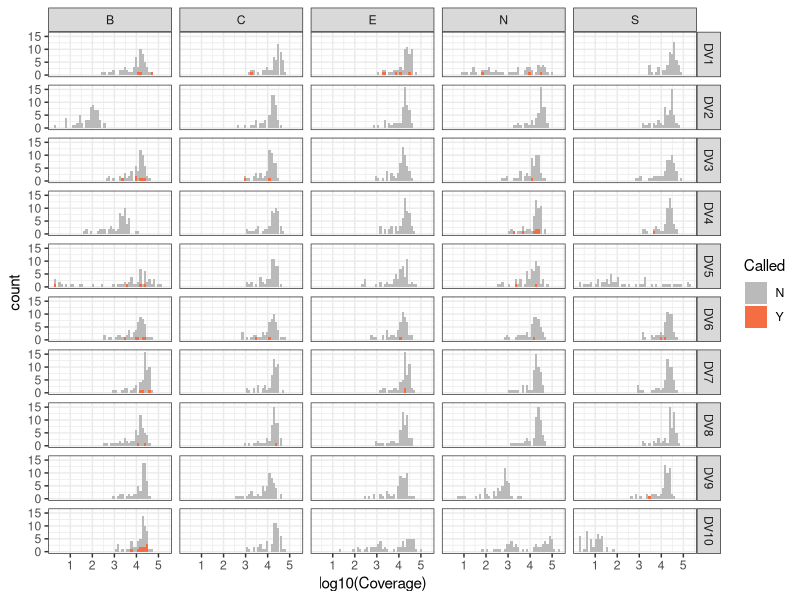

Write R code to recreate this figure. (Note: this script raises an error after producing the figure.)
options(stringsAsFactors=F)

library(tidyr)
library(ggplot2)
library(plyr)
library(scales)
library(ggpubr)
library(cowplot)

#Load candidates info and ultra deep amplicon seq counts
CandidatesInfo<-read.delim2("data/PD_SomaticCandidates_Info.txt")
readCountsAmplicons<-read.delim2("data/candidates_ampliconReadCounts.txt",header=F)

#### Amplicon coverage ####

#Order both by tier and position, remove positions from read counts
CandidatesInfo<-CandidatesInfo[order(CandidatesInfo$Tier,CandidatesInfo$Chr,CandidatesInfo$Pos),]
readCountsAmplicons<-readCountsAmplicons[match(CandidatesInfo$Pos,readCountsAmplicons$V2),-c(1,2)]

#Create tissue, inds, sample, nucleotide vectors
tissues<-c("B","C","E","N","S")
inds<-paste("DV",seq(1,10),sep="")
samples<-unlist(lapply(inds, function(x) paste(x,tissues,sep="")))
colnames(readCountsAmplicons)<-samples
nucleotides<-c("A","C","G","T")

#List per candidate, DF of sample vs nucleotide counts
readCountsList<-list()
for (row in 1:nrow(readCountsAmplicons)){
  df<-list()
  for (j in 1:ncol(readCountsAmplicons)){
    df[[j]]<-do.call(cbind.data.frame,lapply(strsplit(readCountsAmplicons[row,j],",")[[1]], function(x) 
      as.numeric(x)))
    colnames(df[[j]])<-nucleotides}
  readCountsList[[row]]<-do.call(rbind.data.frame,df)
  rownames(readCountsList[[row]])<-samples
}

#Calculate alt VAF and collapse in one DF
VAF<-do.call(cbind.data.frame,lapply(1:nrow(CandidatesInfo), function(variant)
  sapply(1:nrow(readCountsList[[variant]]), function(row) 
    readCountsList[[variant]][row,CandidatesInfo$Alt[variant]]/sum(readCountsList[[variant]][row,])*100)))
colnames(VAF)<-1:ncol(VAF)
VAF<-cbind.data.frame(gather(VAF,Variant,VAF),Sample=factor(samples,levels=samples,ordered=T))

#Add variant called for sample (Y/N) in exome data
calledInfo<-list()
for (variant in 1:nrow(CandidatesInfo)){
called<-rep("N",50)
called[which(samples%in%strsplit(CandidatesInfo$Samples[variant],",")[[1]])]<-"Y"
calledInfo[[variant]]<-called
}
VAF<-cbind.data.frame(VAF,Called=unlist(calledInfo))

#Add total coverage
VAF<-cbind.data.frame(VAF, Coverage=unlist(lapply(readCountsList, function(x) apply(x,1,sum))))

#Add individual and tissue 
VAF<-cbind.data.frame(VAF,Individual=sapply(VAF$Sample, function(x) substr(x,1,nchar(as.character(x))-1)),
                      Tissue=sapply(VAF$Sample, function(x) 
                        substr(x,nchar(as.character(x)),nchar(as.character(x)))))
VAF$Individual<-factor(VAF$Individual,levels=inds,ordered=T)

#Plot
ggplot(VAF)+geom_histogram(aes(log10(Coverage),fill=Called),bins=50)+
  scale_fill_manual(values=c("#bababa","#f46d43"))+
  facet_grid(Individual~Tissue)+
  theme_bw()

#### Amplicon data per variant ####

#Add rank of alt allele (second most supported, third...)
AltPosition<-unlist(lapply(1:length(readCountsList), function(i)
  sapply(1:nrow(readCountsList[[i]]), function(row)
    which(names(sort(readCountsList[[i]][row,],decreasing=T))==CandidatesInfo$Alt[i]))))
VAF<-cbind.data.frame(VAF,AltPos=AltPosition)

#VAF and coverage in same variable to plot in Y as positive and negative values
VAFgathered<-gather(VAF,Data,Y,-Variant,-Sample,-Called,-Individual,-Tissue,-AltPos)
VAFgathered$Data<-factor(VAFgathered$Data,levels=c("VAF","Coverage"),ordered=T)
VAFgathered$Y<-ifelse(VAFgathered$Data=="VAF",as.numeric(VAFgathered$Y),-(as.numeric(VAFgathered$Y)))

#Make a colour variable, Called Y/N for VAF and AltPos for Coverage rows 
VAFgathered<-cbind.data.frame(VAFgathered,ColourVar=ifelse(VAFgathered$Data=="VAF",
                                                           VAFgathered$Called,VAFgathered$AltPos))

#### Amplicon data per variant plots ####

#Bar colours
colors=c("1"="#762a83","2"="#006837","3"="#66bd63","4"="#a6d96a",N="#fee08b",Y="#f46d43")

#Prepare legends
dfLegend<-cbind.data.frame(Exome=c("Called","Called","Called","NotCalled"),
                         AltAllele=c("1st","2nd","3rd","4th"),
                         n=1:4,
                         cov=rep("MeanCov+1SD",4))

leg1<-cowplot::get_legend(ggplot(dfLegend)+geom_bar(aes(Exome,n,fill=Exome),stat="identity")+
                            scale_fill_manual(values=unname(colors[c(6,5)])))

leg2<-cowplot::get_legend(ggplot(dfLegend)+geom_bar(aes(AltAllele,n,fill=AltAllele),stat="identity")+
  scale_fill_manual(values=unname(colors[1:4]))+
  geom_line(aes(AltAllele,n,group=cov,color=cov),linetype="dashed")+
  scale_color_manual(values="#525252",name="")+
  theme_bw())

#Open file
#pdf("SuppFile_Amplicons.pdf",10,4)

#Horizontal coverage threshold line value
hlineDF<-cbind.data.frame(Data=factor("Coverage",levels=c("VAF","Coverage"),ordered=T),yint=0)

for (var in c(2:59)){
  print(var)
  #Number of breaks in Y axis
  nbreaks=4
  #Coverage
  maxCOVbreak=round_any(min(VAFgathered$Y[which(VAFgathered$Variant==var & VAFgathered$Data=="Coverage")]),10000)
  COVbreaks=seq(maxCOVbreak,0,
                round_any(abs(maxCOVbreak)/nbreaks,10^round_any(log10(abs(maxCOVbreak)/nbreaks),1,f=floor)))
  #VAF
  maxVAF=max(VAFgathered$Y[which(VAFgathered$Variant==var & VAFgathered$Data=="VAF")],na.rm=T)
  maxVAFbreak=round_any(maxVAF,10^round_any(log10(maxVAF),1,f=floor))
  VAFbreaks=seq(0,maxVAFbreak,round_any(maxVAFbreak/nbreaks,10^round_any(log10(maxVAFbreak/nbreaks),1,f=floor)))
  ybreaks=unique(c(COVbreaks,VAFbreaks))
  ylabs=unique(c(comma(abs(COVbreaks)),VAFbreaks))
  #yintercept
  hlineDF$yint=mean(VAFgathered$Y[which(VAFgathered$Variant==var & VAFgathered$Data=="Coverage")])+
    sd(VAFgathered$Y[which(VAFgathered$Variant==var & VAFgathered$Data=="Coverage")])
  
  plot<-ggplot(VAFgathered[which(VAFgathered$Variant==var),])+
    geom_bar(aes(Sample,Y,fill=ColourVar),stat="identity")+
    geom_hline(data=hlineDF,aes(yintercept=yint),color="#525252",linetype="dashed")+
    scale_y_continuous(expand=c(0,0),breaks=ybreaks,labels=ylabs)+
    scale_fill_manual(values=colors[sort(unique(VAFgathered$ColourVar[which(VAFgathered$Variant==var)]))])+
    ggtitle(paste(CandidatesInfo$Gene[var]," - Tier ",CandidatesInfo$Tier[var],sep=""))+
    ylab("")+
    facet_grid(Data~.,scales="free_y")+
    theme(axis.text.x=element_text(angle=90,size=9,vjust=0.5,hjust=1),
          panel.spacing.y=unit(0,"lines"),
          panel.background = element_blank(),
          strip.background = element_rect(color="#bababa"),
          axis.ticks.x=element_blank(),
          legend.position="none")
  
  print(plot_grid(plot,
            plot_grid(leg1,leg2,NULL,nrow=3,align = "v",rel_heights = c(0.35,0.4,0.15)),
            ncol=2,rel_widths = c(0.85,0.15)))
  
}
#dev.off()


#### Validation decisions #####

decision<-list()
validatedSamples<-list()

for (var in 1:59){
  print(var)
  
  #Called individual
  calledInd=unique(as.character(VAF$Individual[VAF$Variant==var & VAF$Called=="Y"]))
  #Coverage threshold for position (mean-sd)
  coverageLim=mean(VAF$Coverage[VAF$Variant==var])-sd(VAF$Coverage[VAF$Variant==var])
  #Background samples VAFs
  backgVAF=VAF$VAF[VAF$Variant==var & VAF$Individual!=calledInd & VAF$Coverage>coverageLim]
  
  ##Called tissues info
  #Alt ranking
  calledAltRanking=VAF$AltPos[VAF$Variant==var & VAF$Called=="Y"]
  #VAFs
  calledVAF=VAF$VAF[VAF$Variant==var & VAF$Called=="Y"]
  #Passing VAF and Alt rank
  calledPassVAFAltrank<-(calledVAF>mean(backgVAF)+2*sd(backgVAF) & calledAltRanking==2)
  calledTissuesPassVAFAltrank<-as.character(VAF$Sample[VAF$Variant==var & VAF$Called=="Y"][calledPassVAFAltrank])
  
  ##Not called tissues
  #Pass alt ranking and coverage limit
  notcalledPassCovAltrank<-as.character(VAF$Sample[VAF$Variant==var & VAF$Individual==calledInd & 
                                                     VAF$Called=="N" & VAF$Coverage>coverageLim & VAF$AltPos==2])
  #Pass VAF
  notcalledPassVAF<-VAF$VAF[VAF$Variant==var & VAF$Sample%in%notcalledPassCovAltrank]>mean(backgVAF)+2*sd(backgVAF)
  #All VAFs >30?
  ghet<-(length(notcalledPassVAF)>0 & all(VAF$VAF[VAF$Variant==var & VAF$Sample%in%notcalledPassCovAltrank]>30))
  
  #Germline heterozygous
  if(any(calledAltRanking==1) | ghet==T ){
    decision[[var]]<-"GHET"
    validatedSamples[[var]]<-NA
  }
  
  #False positives
  if( (length(calledTissuesPassVAFAltrank)==0 | all(is.na(calledVAF))) & 
      (all(VAF$AltPos[VAF$Variant==var & VAF$Individual==calledInd & VAF$Coverage>coverageLim]!=1))){
    decision[[var]]<-"FP"
    validatedSamples[[var]]<-NA
  }
  
  #Tissue exclusive
  if(length(calledTissuesPassVAFAltrank)>0 & length(notcalledPassVAF)==0){
    decision[[var]]<-"TissueExclusive"
    validatedSamples[[var]]<-as.character(VAF$Sample[VAF$Variant==var & VAF$Called=="Y"])
  }
  
  #Multi tissue
  if(length(calledTissuesPassVAFAltrank)>0 & sum(notcalledPassVAF)>0 & ghet==F){
    decision[[var]]<-"MultiTissue"
    validatedSamples[[var]]<-paste(sort(c(calledTissuesPassVAFAltrank,notcalledPassCovAltrank[notcalledPassVAF])),
                                   collapse=",")
  }
}

decision<-unlist(decision)
validatedSamples<-unlist(validatedSamples)


#### Save amplicon VAFs ####

ampliconValidatedVAFs<-list()
for (var in 1:59){
    dfCounts<-readCountsList[[var]][rownames(readCountsList[[var]])%in%paste(CandidatesInfo$Individual[var],
                                                                             tissues,sep=""),]
    ampliconValidatedVAFs[[var]]<-unname(dfCounts[,CandidatesInfo$Alt[var]]/apply(dfCounts,1,sum))
  }

ampliconValidatedVAFs<-do.call(rbind.data.frame,ampliconValidatedVAFs)
colnames(ampliconValidatedVAFs)<-tissues


CandidatesInfoValidations<-cbind.data.frame(CandidatesInfo,
                                    Decision=decision, 
                                    ValidatedSamples=validatedSamples,
                                    ampliconValidatedVAFs)

write.table(CandidatesInfoValidations,"data/CandidatesInfoValidations.txt",
            row.names=F,quote=F,sep="\t")



